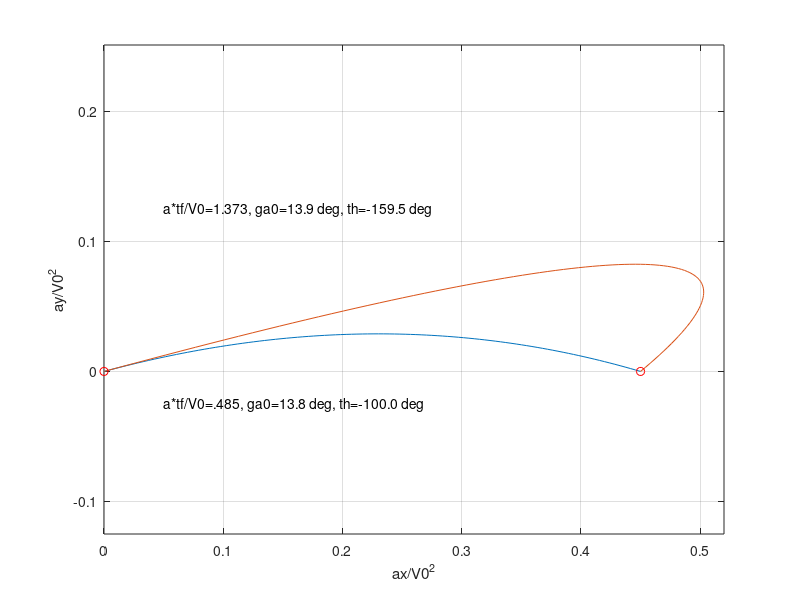
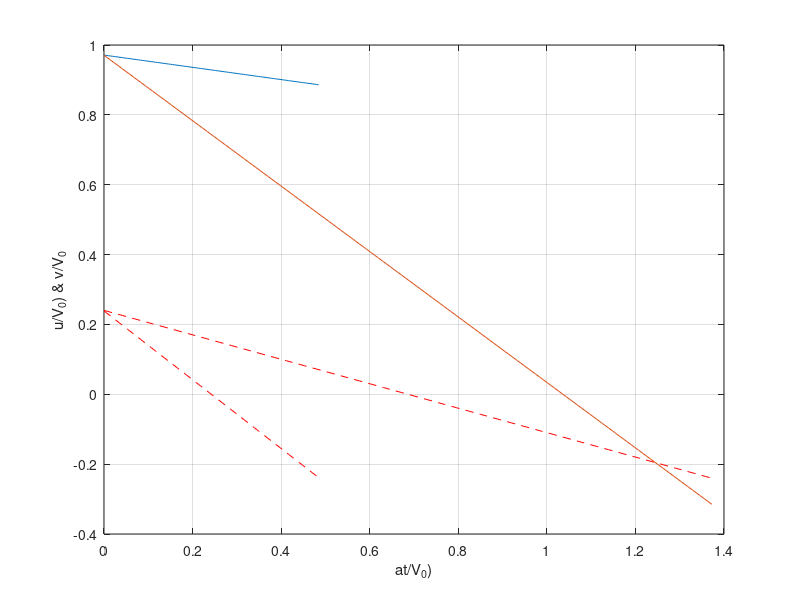

The MATLAB source for these figures, in order:
% Script p4_4_05.m; min tf to spec. xf, yf, V0, ga0; (u,v) in V0,
% (x,y) in V0^2/a, t in V0/a;                        2/97, 3/29/02
%
xf=.45; yf=0; c=pi/180; ga1=c*[13.8 13.9];
figure(1); clf; figure(2); clf;
for j=1:2; ga0=ga1(j); cg=cos(ga0); sg=sin(ga0);
   T=roots([1 0 -4 8*(xf*cg+yf*sg) -4*(xf^2+yf^2)]); T1=T;
 for i=1:4,
    if abs(imag(T(i)))>0; T(i)=1e9; elseif T(i)<0; T(i)=1e9; end
 end 
 tf(j)=real(min(T)); th(j)=atan2(yf-tf(j)*sg,xf-tf(j)*cg);
 t=tf(j)*[0:.01:1]; un=ones(1,101);
 x=cg*t+t.^2*cos(th(j))/2; y=sg*t+t.^2*sin(th(j))/2;
 u=cg*un+t*cos(th(j)); v=sg*un+t*sin(th(j)); figure(1); plot(x,y);
 hold on; figure(2); plot(t,u,t,v,'r--'); hold on; 
end
figure(1); grid; axis([0 .52 -.125 .251]); plot(.45,0,'ro',0,0,'ro');
hold off; xlabel('ax/V0^2'); ylabel('ay/V0^2');
text(.05,-.025,'a*tf/V0=.485, ga0=13.8 deg, th=-100.0 deg');
text(.05,.125,'a*tf/V0=1.373, ga0=13.9 deg, th=-159.5 deg');
%
figure(2); grid; hold off; xlabel('at/V_0)'); 
ylabel('u/V_0) & v/V_0')
